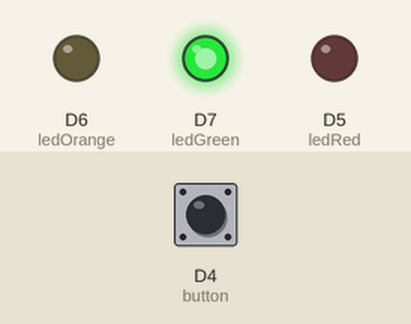
This sketch was run on a simulated ESP8266 (Wemos D1 mini). Parts: output pins drawn as LEDs (lit = HIGH). The test bench sets the inputs (shaded band); at power-on: D4 (button) LOW.

Above: at 1.2 s.
1.3 s: D4 (button) pulled HIGH for 0.15 s
At 2.2 s:
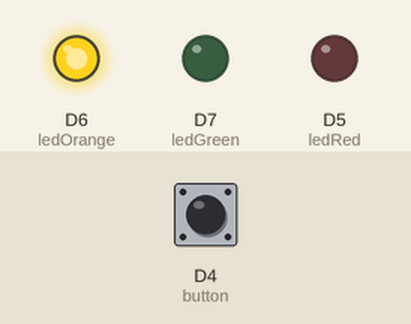
At 5.7 s:
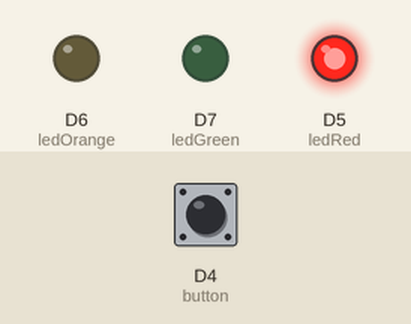
Timing chart, 0 to 10.4 s (numbered marks = the images above; inputs shaded):
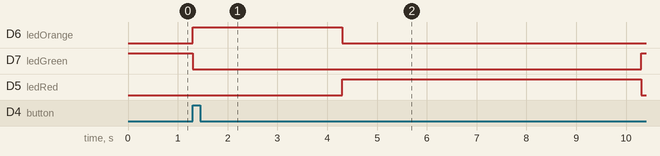

The sketch:

v2.0-traffic-light-code.ino
```cpp
// C++ code

int button = D4;
int ledGreen = D7;
int ledOrange = D6;
int ledRed = D5;

void setup()
{
  pinMode(button,INPUT);
  pinMode(ledGreen,OUTPUT);
  pinMode(ledOrange,OUTPUT);
  pinMode(ledRed,OUTPUT);

  digitalWrite(ledGreen, HIGH);
  digitalWrite(ledOrange, LOW);
  digitalWrite(ledRed, LOW);
}

void loop()
{
  if (digitalRead(button)== HIGH)
	{
 		digitalWrite(ledGreen,LOW);
 		digitalWrite(ledOrange,HIGH);
 		delay(3000);

 		digitalWrite(ledOrange,LOW);
 		digitalWrite(ledRed,HIGH);
 		delay(6000);

 		digitalWrite(ledRed, LOW);
 		digitalWrite(ledGreen, HIGH);
	}

}
```

Measured:
- after the input at 1.3 s, D6 (ledOrange): LOW → HIGH at once, → LOW 3.0 s later; D7 (ledGreen): HIGH → LOW at once, → HIGH 9.0 s later; D5 (ledRed): LOW → HIGH after 3.0 s, → LOW 6.0 s later
